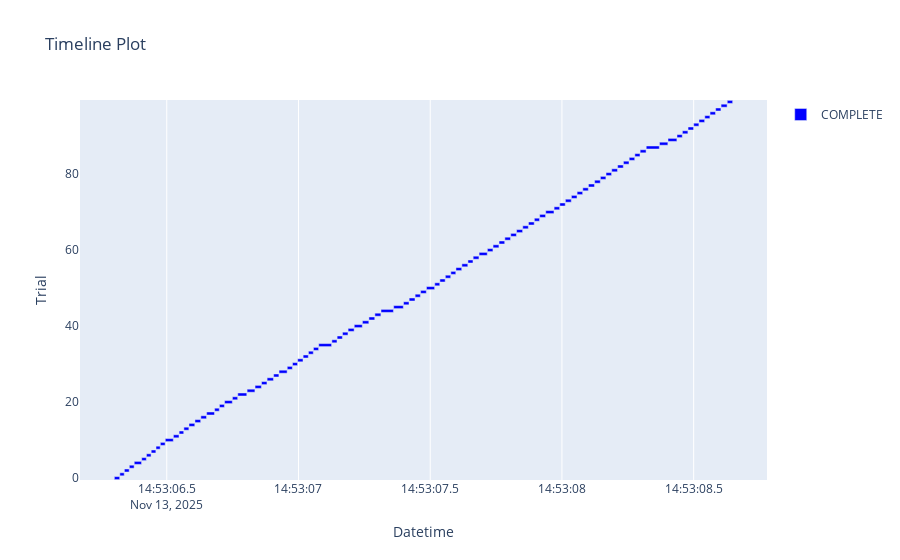

Write notebook code for a chart like this one.
### Code cell
plot_timeline(study)

### Figure 1 — Plotly figure (JSON) as saved in the notebook; plotly's stock layout.template omitted (floating-point values rounded to 4 significant figures)
{"data": [{"base": ["2025-11-13T14:53:06.301089", "2025-11-13T14:53:06.321901", "2025-11-13T14:53:06.339195", "2025-11-13T14:53:06.357938", "2025-11-13T14:53:06.376648", "2025-11-13T14:53:06.404896", "2025-11-13T14:53:06.422907", "2025-11-13T14:53:06.440981", "2025-11-13T14:53:06.459212", "2025-11-13T14:53:06.475701", "2025-11-13T14:53:06.494420", "2025-11-13T14:53:06.525320", "2025-11-13T14:53:06.546979", "2025-11-13T14:53:06.565030", "2025-11-13T14:53:06.584476", "2025-11-13T14:53:06.607021", "2025-11-13T14:53:06.629436", "2025-11-13T14:53:06.651420", "2025-11-13T14:53:06.681679", "2025-11-13T14:53:06.699976", "2025-11-13T14:53:06.719489", "2025-11-13T14:53:06.749256", "2025-11-13T14:53:06.769625", "2025-11-13T14:53:06.804974", "2025-11-13T14:53:06.835128", "2025-11-13T14:53:06.859721", "2025-11-13T14:53:06.880933", "2025-11-13T14:53:06.905650", "2025-11-13T14:53:06.926214", "2025-11-13T14:53:06.957385", "2025-11-13T14:53:06.977266", "2025-11-13T14:53:06.996949", "2025-11-13T14:53:07.017696", "2025-11-13T14:53:07.037828", "2025-11-13T14:53:07.056831", "2025-11-13T14:53:07.076837", "2025-11-13T14:53:07.126688", "2025-11-13T14:53:07.146675", "2025-11-13T14:53:07.167095", "2025-11-13T14:53:07.188305", "2025-11-13T14:53:07.211679", "2025-11-13T14:53:07.242703", "2025-11-13T14:53:07.267363", "2025-11-13T14:53:07.289938", "2025-11-13T14:53:07.313247", "2025-11-13T14:53:07.361256", "2025-11-13T14:53:07.398707", "2025-11-13T14:53:07.420054", "2025-11-13T14:53:07.442773", "2025-11-13T14:53:07.463539", "2025-11-13T14:53:07.485727", "2025-11-13T14:53:07.517173", "2025-11-13T14:53:07.536757", "2025-11-13T14:53:07.557379", "2025-11-13T14:53:07.578326", "2025-11-13T14:53:07.597657", "2025-11-13T14:53:07.620201", "2025-11-13T14:53:07.643130", "2025-11-13T14:53:07.663032", "2025-11-13T14:53:07.685594", "2025-11-13T14:53:07.717022", "2025-11-13T14:53:07.738558", "2025-11-13T14:53:07.761305", "2025-11-13T14:53:07.783287", "2025-11-13T14:53:07.805614", "2025-11-13T14:53:07.827795", "2025-11-13T14:53:07.851267", "2025-11-13T14:53:07.872923", "2025-11-13T14:53:07.895328", "2025-11-13T14:53:07.915563", "2025-11-13T14:53:07.938475", "2025-11-13T14:53:07.970265", "2025-11-13T14:53:07.991774", "2025-11-13T14:53:08.013106", "2025-11-13T14:53:08.035950", "2025-11-13T14:53:08.057596", "2025-11-13T14:53:08.079130", "2025-11-13T14:53:08.100545", "2025-11-13T14:53:08.124021", "2025-11-13T14:53:08.146041", "2025-11-13T14:53:08.167325", "2025-11-13T14:53:08.188912", "2025-11-13T14:53:08.211353", "2025-11-13T14:53:08.233434", "2025-11-13T14:53:08.255304", "2025-11-13T14:53:08.276762", "2025-11-13T14:53:08.296838", "2025-11-13T14:53:08.319896", "2025-11-13T14:53:08.370266", "2025-11-13T14:53:08.402513", "2025-11-13T14:53:08.436723", "2025-11-13T14:53:08.457196", "2025-11-13T14:53:08.478612", "2025-11-13T14:53:08.500106", "2025-11-13T14:53:08.520273", "2025-11-13T14:53:08.542169", "2025-11-13T14:53:08.562131", "2025-11-13T14:53:08.583320", "2025-11-13T14:53:08.603987", "2025-11-13T14:53:08.627479"], "hovertemplate": "%{text}<extra>COMPLETE</extra>", "marker": {"color": "blue"}, "name": "COMPLETE", "orientation": "h", "text": ["{<br>  \"number\": 0,<br>  \"values\": [<br>    0.971914299021891<br>  ],<br>  \"params\": {<br>    \"scaler\": \"minmax\",<br>    \"average\": false,<br>    \"l1_ratio\": 0.4,<br>    \"alpha\": 0.012518361445677412<br>  }<br>}", "{<br>  \"number\": 1,<br>  \"values\": [<br>    0.9736686849868033<br>  ],<br>  \"params\": {<br>    \"scaler\": \"minmax\",<br>    \"average\": true,<br>    \"l1_ratio\": 0.0,<br>    \"alpha\": 0.23630389048625614<br>  }<br>}", "{<br>  \"number\": 2,<br>  \"values\": [<br>    0.9631113181183046<br>  ],<br>  \"params\": {<br>    \"scaler\": \"standard\",<br>    \"average\": false,<br>    \"l1_ratio\": 0.2,<br>    \"alpha\": 0.9636293036034893<br>  }<br>}", "{<br>  \"number\": 3,<br>  \"values\": [<br>    0.9543083372147182<br>  ],<br>  \"params\": {<br>    \"scaler\": \"standard\",<br>    \"average\": true,<br>    \"l1_ratio\": 0.8,<br>    \"alpha\": 0.01938693281750241<br>  }<br>}", "{<br>  \"number\": 4,<br>  \"values\": [<br>    0.9648657040832168<br>  ],<br>  \"params\": {<br>    \"scaler\": \"robust\",<br>    \"average\": true,<br>    \"l1_ratio\": 0.30000000000000004,<br>    \"alpha\": 0.19469035146129596<br>  }<br>}", "{<br>  \"number\": 5,<br>  \"values\": [<br>    0.9736686849868033<br>  ],<br>  \"params\": {<br>    \"scaler\": \"minmax\",<br>    \"average\": false,<br>    \"l1_ratio\": 0.9,<br>    \"alpha\": 0.1046974988883033<br>  }<br>}", "{<br>  \"number\": 6,<br>  \"values\": [<br>    0.9701443875174661<br>  ],<br>  \"params\": {<br>    \"scaler\": \"standard\",<br>    \"average\": true,<br>    \"l1_ratio\": 1.0,<br>    \"alpha\": 0.06917779186480393<br>  }<br>}", "{<br>  \"number\": 7,<br>  \"values\": [<br>    0.968390001552554<br>  ],<br>  \"params\": {<br>    \"scaler\": \"standard\",<br>    \"average\": true,<br>    \"l1_ratio\": 0.8,<br>    \"alpha\": 0.2808962743386029<br>  }<br>}", "{<br>  \"number\": 8,<br>  \"values\": [<br>    0.964834653004192<br>  ],<br>  \"params\": {<br>    \"scaler\": \"standard\",<br>    \"average\": true,<br>    \"l1_ratio\": 0.1,<br>    \"alpha\": 0.14988627347392391<br>  }<br>}", "{<br>  \"number\": 9,<br>  \"values\": [<br>    0.9596180717279925<br>  ],<br>  \"params\": {<br>    \"scaler\": \"minmax\",<br>    \"average\": true,<br>    \"l1_ratio\": 0.8,<br>    \"alpha\": 0.13772980575213034<br>  }<br>}", "{<br>  \"number\": 10,<br>  \"values\": [<br>    0.9666356155876418<br>  ],<br>  \"params\": {<br>    \"scaler\": \"robust\",<br>    \"average\": false,<br>    \"l1_ratio\": 0.6000000000000001,<br>    \"alpha\": 0.5704394846883778<br>  }<br>}", "{<br>  \"number\": 11,<br>  \"values\": [<br>    0.9631113181183046<br>  ],<br>  \"params\": {<br>    \"scaler\": \"minmax\",<br>    \"average\": false,<br>    \"l1_ratio\": 0.0,<br>    \"alpha\": 0.05675868323092217<br>  }<br>}", "{<br>  \"number\": 12,<br>  \"values\": [<br>    0.968390001552554<br>  ],<br>  \"params\": {<br>    \"scaler\": \"minmax\",<br>    \"average\": false,<br>    \"l1_ratio\": 0.6000000000000001,<br>    \"alpha\": 0.038008695245794685<br>  }<br>}", "{<br>  \"number\": 13,<br>  \"values\": [<br>    0.9596180717279925<br>  ],<br>  \"params\": {<br>    \"scaler\": \"minmax\",<br>    \"average\": false,<br>    \"l1_ratio\": 1.0,<br>    \"alpha\": 0.2887906695175677<br>  }<br>}", "{<br>  \"number\": 14,<br>  \"values\": [<br>    0.968390001552554<br>  ],<br>  \"params\": {<br>    \"scaler\": \"minmax\",<br>    \"average\": true,<br>    \"l1_ratio\": 0.5,<br>    \"alpha\": 0.3654808225865605<br>  }<br>}", "{<br>  \"number\": 15,<br>  \"values\": [<br>    0.9683434249340165<br>  ],<br>  \"params\": {<br>    \"scaler\": \"minmax\",<br>    \"average\": false,<br>    \"l1_ratio\": 0.0,<br>    \"alpha\": 0.06866249057757232<br>  }<br>}", "{<br>  \"number\": 16,<br>  \"values\": [<br>    0.9701599130569788<br>  ],<br>  \"params\": {<br>    \"scaler\": \"minmax\",<br>    \"average\": true,<br>    \"l1_ratio\": 0.30000000000000004,<br>    \"alpha\": 0.03308632049844781<br>  }<br>}", "{<br>  \"number\": 17,<br>  \"values\": [<br>    0.968390001552554<br>  ],<br>  \"params\": {<br>    \"scaler\": \"robust\",<br>    \"average\": false,<br>    \"l1_ratio\": 0.7000000000000001,<br>    \"alpha\": 0.5092436467115098<br>  }<br>}", "{<br>  \"number\": 18,<br>  \"values\": [<br>    0.9648346530041918<br>  ],<br>  \"params\": {<br>    \"scaler\": \"minmax\",<br>    \"average\": true,<br>    \"l1_ratio\": 0.9,<br>    \"alpha\": 0.12053360814821726<br>  }<br>}", "{<br>  \"number\": 19,<br>  \"values\": [<br>    0.968390001552554<br>  ],<br>  \"params\": {<br>    \"scaler\": \"minmax\",<br>    \"average\": false,<br>    \"l1_ratio\": 0.4,<br>    \"alpha\": 0.2138155066851425<br>  }<br>}", "{<br>  \"number\": 20,<br>  \"values\": [<br>    0.9525384257102936<br>  ],<br>  \"params\": {<br>    \"scaler\": \"robust\",<br>    \"average\": true,<br>    \"l1_ratio\": 0.2,<br>    \"alpha\": 0.10760895424756557<br>  }<br>}", "{<br>  \"number\": 21,<br>  \"values\": [<br>    0.9701599130569788<br>  ],<br>  \"params\": {<br>    \"scaler\": \"minmax\",<br>    \"average\": false,<br>    \"l1_ratio\": 0.5,<br>    \"alpha\": 0.020575711327283936<br>  }<br>}", "{<br>  \"number\": 22,<br>  \"values\": [<br>    0.9630492159602546<br>  ],<br>  \"params\": {<br>    \"scaler\": \"minmax\",<br>    \"average\": false,<br>    \"l1_ratio\": 0.4,<br>    \"alpha\": 0.012714289828996483<br>  }<br>}", "{<br>  \"number\": 23,<br>  \"values\": [<br>    0.9613103555348548<br>  ],<br>  \"params\": {<br>    \"scaler\": \"minmax\",<br>    \"average\": false,<br>    \"l1_ratio\": 0.1,<br>    \"alpha\": 0.01047614671521047<br>  }<br>}", "{<br>  \"number\": 24,<br>  \"values\": [<br>    0.9701288619779538<br>  ],<br>  \"params\": {<br>    \"scaler\": \"minmax\",<br>    \"average\": false,<br>    \"l1_ratio\": 0.6000000000000001,<br>    \"alpha\": 0.044292454090888916<br>  }<br>}", "{<br>  \"number\": 25,<br>  \"values\": [<br>    0.9754230709517155<br>  ],<br>  \"params\": {<br>    \"scaler\": \"minmax\",<br>    \"average\": false,<br>    \"l1_ratio\": 0.4,<br>    \"alpha\": 0.08476483737460139<br>  }<br>}", "{<br>  \"number\": 26,<br>  \"values\": [<br>    0.9701133364384413<br>  ],<br>  \"params\": {<br>    \"scaler\": \"minmax\",<br>    \"average\": false,<br>    \"l1_ratio\": 0.7000000000000001,<br>    \"alpha\": 0.09283890379354955<br>  }<br>}", "{<br>  \"number\": 27,<br>  \"values\": [<br>    0.9613258810743673<br>  ],<br>  \"params\": {<br>    \"scaler\": \"minmax\",<br>    \"average\": false,<br>    \"l1_ratio\": 0.2,<br>    \"alpha\": 0.08360345145529956<br>  }<br>}", "{<br>  \"number\": 28,<br>  \"values\": [<br>    0.9648967551622418<br>  ],<br>  \"params\": {<br>    \"scaler\": \"robust\",<br>    \"average\": true,<br>    \"l1_ratio\": 0.1,<br>    \"alpha\": 0.18939185847062776<br>  }<br>}", "{<br>  \"number\": 29,<br>  \"values\": [<br>    0.9613258810743673<br>  ],<br>  \"params\": {<br>    \"scaler\": \"minmax\",<br>    \"average\": false,<br>    \"l1_ratio\": 0.30000000000000004,<br>    \"alpha\": 0.0272792479853961<br>  }<br>}", "{<br>  \"number\": 30,<br>  \"values\": [<br>    0.9684055270920664<br>  ],<br>  \"params\": {<br>    \"scaler\": \"minmax\",<br>    \"average\": false,<br>    \"l1_ratio\": 0.7000000000000001,<br>    \"alpha\": 0.05247657889648393<br>  }<br>}", "{<br>  \"number\": 31,<br>  \"values\": [<br>    0.9736531594472908<br>  ],<br>  \"params\": {<br>    \"scaler\": \"minmax\",<br>    \"average\": false,<br>    \"l1_ratio\": 0.5,<br>    \"alpha\": 0.9521610180313222<br>  }<br>}", "{<br>  \"number\": 32,<br>  \"values\": [<br>    0.9630802670392796<br>  ],<br>  \"params\": {<br>    \"scaler\": \"minmax\",<br>    \"average\": false,<br>    \"l1_ratio\": 0.5,<br>    \"alpha\": 0.8447732667218789<br>  }<br>}", "{<br>  \"number\": 33,<br>  \"values\": [<br>    0.9631268436578171<br>  ],<br>  \"params\": {<br>    \"scaler\": \"minmax\",<br>    \"average\": false,<br>    \"l1_ratio\": 0.4,<br>    \"alpha\": 0.6076301994266232<br>  }<br>}", "{<br>  \"number\": 34,<br>  \"values\": [<br>    0.95960254618848<br>  ],<br>  \"params\": {<br>    \"scaler\": \"standard\",<br>    \"average\": false,<br>    \"l1_ratio\": 0.9,<br>    \"alpha\": 0.3977915902751087<br>  }<br>}", "{<br>  \"number\": 35,<br>  \"values\": [<br>    0.9631268436578171<br>  ],<br>  \"params\": {<br>    \"scaler\": \"minmax\",<br>    \"average\": false,<br>    \"l1_ratio\": 0.5,<br>    \"alpha\": 0.7854882762524993<br>  }<br>}", "{<br>  \"number\": 36,<br>  \"values\": [<br>    0.9701288619779538<br>  ],<br>  \"params\": {<br>    \"scaler\": \"standard\",<br>    \"average\": true,<br>    \"l1_ratio\": 0.30000000000000004,<br>    \"alpha\": 0.1685246006625403<br>  }<br>}", "{<br>  \"number\": 37,<br>  \"values\": [<br>    0.9701443875174661<br>  ],<br>  \"params\": {<br>    \"scaler\": \"minmax\",<br>    \"average\": true,<br>    \"l1_ratio\": 0.9,<br>    \"alpha\": 0.2656391741001517<br>  }<br>}", "{<br>  \"number\": 38,<br>  \"values\": [<br>    0.95960254618848<br>  ],<br>  \"params\": {<br>    \"scaler\": \"minmax\",<br>    \"average\": false,<br>    \"l1_ratio\": 0.6000000000000001,<br>    \"alpha\": 0.08668444168282724<br>  }<br>}", "{<br>  \"number\": 39,<br>  \"values\": [<br>    0.9666356155876417<br>  ],<br>  \"params\": {<br>    \"scaler\": \"standard\",<br>    \"average\": true,<br>    \"l1_ratio\": 0.30000000000000004,<br>    \"alpha\": 0.13056698874847286<br>  }<br>}", "{<br>  \"number\": 40,<br>  \"values\": [<br>    0.9613414066138798<br>  ],<br>  \"params\": {<br>    \"scaler\": \"robust\",<br>    \"average\": false,<br>    \"l1_ratio\": 0.2,<br>    \"alpha\": 0.06724644736903441<br>  }<br>}", "{<br>  \"number\": 41,<br>  \"values\": [<br>    0.9701443875174661<br>  ],<br>  \"params\": {<br>    \"scaler\": \"minmax\",<br>    \"average\": false,<br>    \"l1_ratio\": 0.4,<br>    \"alpha\": 0.02081414031614302<br>  }<br>}", "{<br>  \"number\": 42,<br>  \"values\": [<br>    0.9596180717279925<br>  ],<br>  \"params\": {<br>    \"scaler\": \"minmax\",<br>    \"average\": false,<br>    \"l1_ratio\": 0.4,<br>    \"alpha\": 0.014879320905638326<br>  }<br>}", "{<br>  \"number\": 43,<br>  \"values\": [<br>    0.95960254618848<br>  ],<br>  \"params\": {<br>    \"scaler\": \"minmax\",<br>    \"average\": false,<br>    \"l1_ratio\": 0.7000000000000001,<br>    \"alpha\": 0.4289228125861251<br>  }<br>}", "{<br>  \"number\": 44,<br>  \"values\": [<br>    0.9666356155876418<br>  ],<br>  \"params\": {<br>    \"scaler\": \"minmax\",<br>    \"average\": false,<br>    \"l1_ratio\": 0.6000000000000001,<br>    \"alpha\": 0.23222311558854059<br>  }<br>}", "{<br>  \"number\": 45,<br>  \"values\": [<br>    0.9666356155876417<br>  ],<br>  \"params\": {<br>    \"scaler\": \"standard\",<br>    \"average\": true,<br>    \"l1_ratio\": 0.5,<br>    \"alpha\": 0.034830278193528415<br>  }<br>}", "{<br>  \"number\": 46,<br>  \"values\": [<br>    0.9683434249340165<br>  ],<br>  \"params\": {<br>    \"scaler\": \"minmax\",<br>    \"average\": false,<br>    \"l1_ratio\": 0.8,<br>    \"alpha\": 0.3302253544024816<br>  }<br>}", "{<br>  \"number\": 47,<br>  \"values\": [<br>    0.9648501785437045<br>  ],<br>  \"params\": {<br>    \"scaler\": \"minmax\",<br>    \"average\": true,<br>    \"l1_ratio\": 0.0,<br>    \"alpha\": 0.9258776044380884<br>  }<br>}", "{<br>  \"number\": 48,<br>  \"values\": [<br>    0.9648657040832169<br>  ],<br>  \"params\": {<br>    \"scaler\": \"minmax\",<br>    \"average\": false,<br>    \"l1_ratio\": 0.1,<br>    \"alpha\": 0.027134828233196608<br>  }<br>}", "{<br>  \"number\": 49,<br>  \"values\": [<br>    0.9525539512498058<br>  ],<br>  \"params\": {<br>    \"scaler\": \"minmax\",<br>    \"average\": false,<br>    \"l1_ratio\": 1.0,<br>    \"alpha\": 0.05263213042782138<br>  }<br>}", "{<br>  \"number\": 50,<br>  \"values\": [<br>    0.9666356155876418<br>  ],<br>  \"params\": {<br>    \"scaler\": \"robust\",<br>    \"average\": true,<br>    \"l1_ratio\": 0.30000000000000004,<br>    \"alpha\": 0.6331518976499537<br>  }<br>}", "{<br>  \"number\": 51,<br>  \"values\": [<br>    0.9631423691973297<br>  ],<br>  \"params\": {<br>    \"scaler\": \"minmax\",<br>    \"average\": true,<br>    \"l1_ratio\": 0.4,<br>    \"alpha\": 0.03045400491585229<br>  }<br>}", "{<br>  \"number\": 52,<br>  \"values\": [<br>    0.9666356155876418<br>  ],<br>  \"params\": {<br>    \"scaler\": \"minmax\",<br>    \"average\": true,<br>    \"l1_ratio\": 0.30000000000000004,<br>    \"alpha\": 0.014561230160842398<br>  }<br>}", "{<br>  \"number\": 53,<br>  \"values\": [<br>    0.9648657040832169<br>  ],<br>  \"params\": {<br>    \"scaler\": \"minmax\",<br>    \"average\": true,<br>    \"l1_ratio\": 0.5,<br>    \"alpha\": 0.15600114541007695<br>  }<br>}", "{<br>  \"number\": 54,<br>  \"values\": [<br>    0.9736376339077782<br>  ],<br>  \"params\": {<br>    \"scaler\": \"minmax\",<br>    \"average\": true,<br>    \"l1_ratio\": 0.6000000000000001,<br>    \"alpha\": 0.04456545143564208<br>  }<br>}", "{<br>  \"number\": 55,<br>  \"values\": [<br>    0.9683744760130415<br>  ],<br>  \"params\": {<br>    \"scaler\": \"minmax\",<br>    \"average\": true,<br>    \"l1_ratio\": 0.8,<br>    \"alpha\": 0.04436325884208569<br>  }<br>}", "{<br>  \"number\": 56,<br>  \"values\": [<br>    0.9684055270920664<br>  ],<br>  \"params\": {<br>    \"scaler\": \"minmax\",<br>    \"average\": true,<br>    \"l1_ratio\": 0.6000000000000001,<br>    \"alpha\": 0.07268017123632194<br>  }<br>}", "{<br>  \"number\": 57,<br>  \"values\": [<br>    0.9666200900481291<br>  ],<br>  \"params\": {<br>    \"scaler\": \"minmax\",<br>    \"average\": false,<br>    \"l1_ratio\": 1.0,<br>    \"alpha\": 0.1196274176937314<br>  }<br>}", "{<br>  \"number\": 58,<br>  \"values\": [<br>    0.9648657040832169<br>  ],<br>  \"params\": {<br>    \"scaler\": \"minmax\",<br>    \"average\": false,<br>    \"l1_ratio\": 0.6000000000000001,<br>    \"alpha\": 0.1063673770283078<br>  }<br>}", "{<br>  \"number\": 59,<br>  \"values\": [<br>    0.968390001552554<br>  ],<br>  \"params\": {<br>    \"scaler\": \"robust\",<br>    \"average\": true,<br>    \"l1_ratio\": 0.8,<br>    \"alpha\": 0.4796796182092109<br>  }<br>}", "{<br>  \"number\": 60,<br>  \"values\": [<br>    0.9613569321533924<br>  ],<br>  \"params\": {<br>    \"scaler\": \"standard\",<br>    \"average\": false,<br>    \"l1_ratio\": 0.7000000000000001,<br>    \"alpha\": 0.010065721876940993<br>  }<br>}", "{<br>  \"number\": 61,<br>  \"values\": [<br>    0.968390001552554<br>  ],<br>  \"params\": {<br>    \"scaler\": \"minmax\",<br>    \"average\": true,<br>    \"l1_ratio\": 0.4,<br>    \"alpha\": 0.040024562303263816<br>  }<br>}", "{<br>  \"number\": 62,<br>  \"values\": [<br>    0.968390001552554<br>  ],<br>  \"params\": {<br>    \"scaler\": \"minmax\",<br>    \"average\": true,<br>    \"l1_ratio\": 0.30000000000000004,<br>    \"alpha\": 0.023350712866915122<br>  }<br>}", "{<br>  \"number\": 63,<br>  \"values\": [<br>    0.9648657040832168<br>  ],<br>  \"params\": {<br>    \"scaler\": \"minmax\",<br>    \"average\": true,<br>    \"l1_ratio\": 0.2,<br>    \"alpha\": 0.06441553550675362<br>  }<br>}", "{<br>  \"number\": 64,<br>  \"values\": [<br>    0.9648346530041918<br>  ],<br>  \"params\": {<br>    \"scaler\": \"minmax\",<br>    \"average\": true,<br>    \"l1_ratio\": 0.5,<br>    \"alpha\": 0.017392964936865433<br>  }<br>}", "{<br>  \"number\": 65,<br>  \"values\": [<br>    0.9526005278683435<br>  ],<br>  \"params\": {<br>    \"scaler\": \"minmax\",<br>    \"average\": false,<br>    \"l1_ratio\": 0.4,<br>    \"alpha\": 0.07917658463254126<br>  }<br>}", "{<br>  \"number\": 66,<br>  \"values\": [<br>    0.9648967551622418<br>  ],<br>  \"params\": {<br>    \"scaler\": \"minmax\",<br>    \"average\": true,<br>    \"l1_ratio\": 0.5,<br>    \"alpha\": 0.058782335717052686<br>  }<br>}", "{<br>  \"number\": 67,<br>  \"values\": [<br>    0.9595714951094549<br>  ],<br>  \"params\": {<br>    \"scaler\": \"minmax\",<br>    \"average\": false,<br>    \"l1_ratio\": 0.0,<br>    \"alpha\": 0.03367077145541365<br>  }<br>}", "{<br>  \"number\": 68,<br>  \"values\": [<br>    0.9683589504735289<br>  ],<br>  \"params\": {<br>    \"scaler\": \"minmax\",<br>    \"average\": true,<br>    \"l1_ratio\": 0.4,<br>    \"alpha\": 0.045774971482923095<br>  }<br>}", "{<br>  \"number\": 69,<br>  \"values\": [<br>    0.9490451793199813<br>  ],<br>  \"params\": {<br>    \"scaler\": \"minmax\",<br>    \"average\": false,<br>    \"l1_ratio\": 0.1,<br>    \"alpha\": 0.1850249926912864<br>  }<br>}", "{<br>  \"number\": 70,<br>  \"values\": [<br>    0.9631423691973297<br>  ],<br>  \"params\": {<br>    \"scaler\": \"robust\",<br>    \"average\": false,<br>    \"l1_ratio\": 0.2,<br>    \"alpha\": 0.09233925709035064<br>  }<br>}", "{<br>  \"number\": 71,<br>  \"values\": [<br>    0.9718987734823784<br>  ],<br>  \"params\": {<br>    \"scaler\": \"minmax\",<br>    \"average\": false,<br>    \"l1_ratio\": 0.5,<br>    \"alpha\": 0.011862293882372496<br>  }<br>}", "{<br>  \"number\": 72,<br>  \"values\": [<br>    0.9665890389691041<br>  ],<br>  \"params\": {<br>    \"scaler\": \"minmax\",<br>    \"average\": false,<br>    \"l1_ratio\": 0.5,<br>    \"alpha\": 0.014447676856910622<br>  }<br>}", "{<br>  \"number\": 73,<br>  \"values\": [<br>    0.9508461419034312<br>  ],<br>  \"params\": {<br>    \"scaler\": \"minmax\",<br>    \"average\": false,<br>    \"l1_ratio\": 0.9,<br>    \"alpha\": 0.011494698933070261<br>  }<br>}", "{<br>  \"number\": 74,<br>  \"values\": [<br>    0.9631268436578171<br>  ],<br>  \"params\": {<br>    \"scaler\": \"minmax\",<br>    \"average\": false,<br>    \"l1_ratio\": 0.6000000000000001,<br>    \"alpha\": 0.01807190363762855<br>  }<br>}", "{<br>  \"number\": 75,<br>  \"values\": [<br>    0.9666045645086166<br>  ],<br>  \"params\": {<br>    \"scaler\": \"minmax\",<br>    \"average\": false,<br>    \"l1_ratio\": 0.4,<br>    \"alpha\": 0.012543788369797297<br>  }<br>}", "{<br>  \"number\": 76,<br>  \"values\": [<br>    0.956078248719143<br>  ],<br>  \"params\": {<br>    \"scaler\": \"minmax\",<br>    \"average\": false,<br>    \"l1_ratio\": 0.5,<br>    \"alpha\": 0.023762623007480867<br>  }<br>}", "{<br>  \"number\": 77,<br>  \"values\": [<br>    0.9613103555348548<br>  ],<br>  \"params\": {<br>    \"scaler\": \"standard\",<br>    \"average\": false,<br>    \"l1_ratio\": 0.30000000000000004,<br>    \"alpha\": 0.25693248072554475<br>  }<br>}", "{<br>  \"number\": 78,<br>  \"values\": [<br>    0.9701443875174661<br>  ],<br>  \"params\": {<br>    \"scaler\": \"minmax\",<br>    \"average\": true,<br>    \"l1_ratio\": 0.4,<br>    \"alpha\": 0.31229378978389555<br>  }<br>}", "{<br>  \"number\": 79,<br>  \"values\": [<br>    0.971883247942866<br>  ],<br>  \"params\": {<br>    \"scaler\": \"minmax\",<br>    \"average\": false,<br>    \"l1_ratio\": 0.7000000000000001,<br>    \"alpha\": 0.016648741205602856<br>  }<br>}", "{<br>  \"number\": 80,<br>  \"values\": [<br>    0.9683744760130415<br>  ],<br>  \"params\": {<br>    \"scaler\": \"minmax\",<br>    \"average\": false,<br>    \"l1_ratio\": 0.7000000000000001,<br>    \"alpha\": 0.016209324223596628<br>  }<br>}", "{<br>  \"number\": 81,<br>  \"values\": [<br>    0.968390001552554<br>  ],<br>  \"params\": {<br>    \"scaler\": \"minmax\",<br>    \"average\": false,<br>    \"l1_ratio\": 0.7000000000000001,<br>    \"alpha\": 0.013464812044988415<br>  }<br>}", "{<br>  \"number\": 82,<br>  \"values\": [<br>    0.968390001552554<br>  ],<br>  \"params\": {<br>    \"scaler\": \"minmax\",<br>    \"average\": false,<br>    \"l1_ratio\": 0.6000000000000001,<br>    \"alpha\": 0.011005317501107286<br>  }<br>}", "{<br>  \"number\": 83,<br>  \"values\": [<br>    0.9613258810743673<br>  ],<br>  \"params\": {<br>    \"scaler\": \"minmax\",<br>    \"average\": false,<br>    \"l1_ratio\": 0.5,<br>    \"alpha\": 0.019520316360945675<br>  }<br>}", "{<br>  \"number\": 84,<br>  \"values\": [<br>    0.9701443875174661<br>  ],<br>  \"params\": {<br>    \"scaler\": \"minmax\",<br>    \"average\": false,<br>    \"l1_ratio\": 0.6000000000000001,<br>    \"alpha\": 0.012095226580946847<br>  }<br>}", "{<br>  \"number\": 85,<br>  \"values\": [<br>    0.9630802670392796<br>  ],<br>  \"params\": {<br>    \"scaler\": \"minmax\",<br>    \"average\": false,<br>    \"l1_ratio\": 0.5,<br>    \"alpha\": 0.6761448426072737<br>  }<br>}", "{<br>  \"number\": 86,<br>  \"values\": [<br>    0.9700978108989288<br>  ],<br>  \"params\": {<br>    \"scaler\": \"minmax\",<br>    \"average\": true,<br>    \"l1_ratio\": 0.7000000000000001,<br>    \"alpha\": 0.0221988719116017<br>  }<br>}", "{<br>  \"number\": 87,<br>  \"values\": [<br>    0.9754230709517155<br>  ],<br>  \"params\": {<br>    \"scaler\": \"minmax\",<br>    \"average\": false,<br>    \"l1_ratio\": 0.6000000000000001,<br>    \"alpha\": 0.02840671129620044<br>  }<br>}", "{<br>  \"number\": 88,<br>  \"values\": [<br>    0.9736686849868033<br>  ],<br>  \"params\": {<br>    \"scaler\": \"minmax\",<br>    \"average\": false,<br>    \"l1_ratio\": 0.9,<br>    \"alpha\": 0.02660541347538737<br>  }<br>}", "{<br>  \"number\": 89,<br>  \"values\": [<br>    0.9666356155876417<br>  ],<br>  \"params\": {<br>    \"scaler\": \"robust\",<br>    \"average\": false,<br>    \"l1_ratio\": 0.9,<br>    \"alpha\": 0.026550516973381507<br>  }<br>}", "{<br>  \"number\": 90,<br>  \"values\": [<br>    0.9507840397453812<br>  ],<br>  \"params\": {<br>    \"scaler\": \"minmax\",<br>    \"average\": false,<br>    \"l1_ratio\": 0.9,<br>    \"alpha\": 0.039515534171642774<br>  }<br>}", "{<br>  \"number\": 91,<br>  \"values\": [<br>    0.9718987734823784<br>  ],<br>  \"params\": {<br>    \"scaler\": \"minmax\",<br>    \"average\": false,<br>    \"l1_ratio\": 1.0,<br>    \"alpha\": 0.030315888114024064<br>  }<br>}", "{<br>  \"number\": 92,<br>  \"values\": [<br>    0.9578015836050303<br>  ],<br>  \"params\": {<br>    \"scaler\": \"minmax\",<br>    \"average\": false,<br>    \"l1_ratio\": 1.0,<br>    \"alpha\": 0.032401138929999664<br>  }<br>}", "{<br>  \"number\": 93,<br>  \"values\": [<br>    0.9666356155876417<br>  ],<br>  \"params\": {<br>    \"scaler\": \"minmax\",<br>    \"average\": false,<br>    \"l1_ratio\": 1.0,<br>    \"alpha\": 0.02955530247770107<br>  }<br>}", "{<br>  \"number\": 94,<br>  \"values\": [<br>    0.9613258810743673<br>  ],<br>  \"params\": {<br>    \"scaler\": \"minmax\",<br>    \"average\": false,<br>    \"l1_ratio\": 1.0,<br>    \"alpha\": 0.025459959059288037<br>  }<br>}", "{<br>  \"number\": 95,<br>  \"values\": [<br>    0.9613569321533924<br>  ],<br>  \"params\": {<br>    \"scaler\": \"minmax\",<br>    \"average\": false,<br>    \"l1_ratio\": 0.9,<br>    \"alpha\": 0.035226178649159307<br>  }<br>}", "{<br>  \"number\": 96,<br>  \"values\": [<br>    0.9701443875174661<br>  ],<br>  \"params\": {<br>    \"scaler\": \"standard\",<br>    \"average\": false,<br>    \"l1_ratio\": 0.8,<br>    \"alpha\": 0.14670735964520848<br>  }<br>}", "{<br>  \"number\": 97,<br>  \"values\": [<br>    0.9631113181183046<br>  ],<br>  \"params\": {<br>    \"scaler\": \"minmax\",<br>    \"average\": false,<br>    \"l1_ratio\": 0.9,<br>    \"alpha\": 0.04773745868758086<br>  }<br>}", "{<br>  \"number\": 98,<br>  \"values\": [<br>    0.9648657040832169<br>  ],<br>  \"params\": {<br>    \"scaler\": \"minmax\",<br>    \"average\": false,<br>    \"l1_ratio\": 1.0,<br>    \"alpha\": 0.21459615980216049<br>  }<br>}", "{<br>  \"number\": 99,<br>  \"values\": [<br>    0.968390001552554<br>  ],<br>  \"params\": {<br>    \"scaler\": \"minmax\",<br>    \"average\": false,<br>    \"l1_ratio\": 0.8,<br>    \"alpha\": 0.05678260864278198<br>  }<br>}"], "textposition": "none", "type": "bar", "x": [20.28, 16.72, 18.21, 18.21, 27.68, 17.55, 17.5, 17.67, 15.88, 18.16, 30.4, 21.16, 17.45, 18.91, 21.94, 21.78, 21.45, 29.76, 17.68, 18.89, 29.32, 19.92, 34.13, 29.64, 24.03, 20.62, 24.08, 20.0, 30.68, 19.31, 19.16, 20.27, 19.62, 18.38, 19.55, 48.81, 19.44, 19.88, 20.7, 22.91, 30.5, 24.25, 22.12, 22.78, 47.08, 36.65, 20.83, 22.23, 19.84, 21.63, 30.98, 19.06, 20.01, 20.41, 18.75, 21.95, 22.49, 19.17, 21.95, 30.9, 21.0, 22.24, 21.43, 21.48, 21.54, 22.9, 21.11, 21.86, 19.55, 22.33, 31.25, 20.94, 20.75, 22.31, 21.13, 21.02, 20.92, 22.92, 21.5, 20.74, 21.05, 21.92, 21.56, 21.19, 20.9, 19.41, 22.48, 49.71, 31.79, 33.73, 19.97, 20.86, 20.93, 19.67, 21.34, 19.41, 20.67, 20.11, 22.89, 20.43], "y": [0, 1, 2, 3, 4, 5, 6, 7, 8, 9, 10, 11, 12, 13, 14, 15, 16, 17, 18, 19, 20, 21, 22, 23, 24, 25, 26, 27, 28, 29, 30, 31, 32, 33, 34, 35, 36, 37, 38, 39, 40, 41, 42, 43, 44, 45, 46, 47, 48, 49, 50, 51, 52, 53, 54, 55, 56, 57, 58, 59, 60, 61, 62, 63, 64, 65, 66, 67, 68, 69, 70, 71, 72, 73, 74, 75, 76, 77, 78, 79, 80, 81, 82, 83, 84, 85, 86, 87, 88, 89, 90, 91, 92, 93, 94, 95, 96, 97, 98, 99]}], "layout": {"showlegend": true, "title": {"text": "Timeline Plot"}, "xaxis": {"title": {"text": "Datetime"}, "type": "date"}, "yaxis": {"title": {"text": "Trial"}}}}
